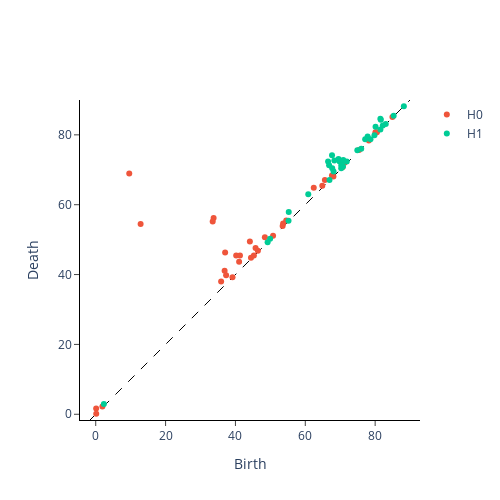

The code cell stored with this chart in its notebook:
### Code cell
sample = x_train_up[0]
diagram_sample_up = cp.fit_transform(sample[None, :, :])
fig = plot_diagram(diagram_sample_up[0]) 
fig.show()
betti_sample_up = bc.fit_transform(diagram_sample_up)
betti0_up = betti_sample_up[0, 0, :]

plt.figure(figsize=(6,4))
plt.plot(np.linspace(0, 100, len(betti0_up)), betti0_up, label="Betti-0 curve")
plt.xlabel("Filtration value (pixel intensity)")
plt.ylabel("Betti-0")
plt.title("Betti-0 Curve of Sample")
plt.legend()
plt.show()
